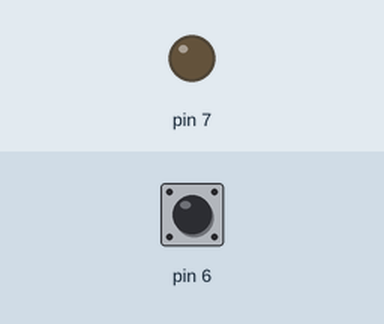
A sketch run on a simulated Arduino Uno, built with avr-gcc and run on an emulated ATmega328P. On the bench: output pins drawn as LEDs (lit = HIGH). Inputs (shaded band) come from the test bench; at power-on: pin 6 HIGH. What the sketch prints to the serial monitor is not drawn.

Above: at 1.2 s.
1.3 s: pin 6 pulled LOW for 0.15 s
At 1.37 s:
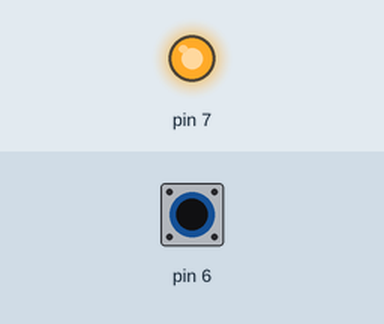
2.9 s: pin 6 pulled LOW for 3.2 s
At 7.1 s:
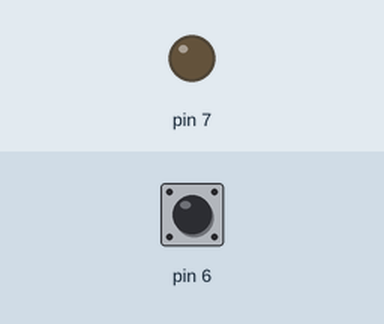
Timing chart, 0 to 8.6 s (numbered marks = the images above; inputs shaded):
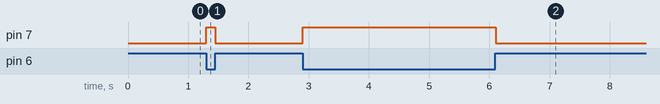

Measured:
- after the input at 1.3 s, pin 7: LOW → HIGH at once, → LOW 0.15 s later
- after the input at 2.9 s, pin 7: LOW → HIGH at once, → LOW 3.2 s later

The sketch:

Arduino-Capacitive-Sensor.ino
```cpp
#include <CapacitiveSensor.h>

CapacitiveSensor   cs_2_6 = CapacitiveSensor(2,6); // 1M resistor between pins 2 & 6, pin 6 is sensor pin, add a wire and or foil

void setup()
{
   cs_2_6.set_CS_AutocaL_Millis(0xFFFFFFFF);// turn off autocalibrate on channel 1 - just as an example
   Serial.begin(9600);
   pinMode(7,OUTPUT);
}

void loop()
{
 long sensor1 =  cs_2_6.capacitiveSensor(50);

    Serial.println(sensor1);  // print sensor output
   if(sensor1 >= 120)
   {
    digitalWrite(7,HIGH);
   }
   else{
    digitalWrite(7,LOW);
   }

}
```
